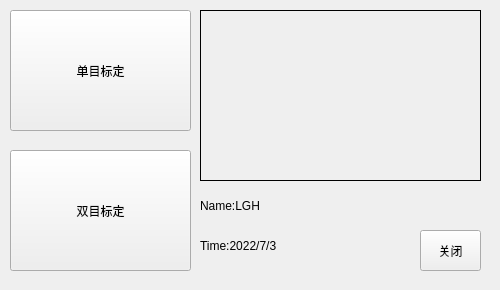
<?xml version="1.0" encoding="UTF-8"?>
<ui version="4.0">
 <class>camera</class>
 <widget class="QWidget" name="camera">
  <property name="geometry">
   <rect>
    <x>0</x>
    <y>0</y>
    <width>500</width>
    <height>290</height>
   </rect>
  </property>
  <property name="windowTitle">
   <string>camera</string>
  </property>
  <widget class="QPushButton" name="pushButtonsingle">
   <property name="geometry">
    <rect>
     <x>10</x>
     <y>10</y>
     <width>181</width>
     <height>121</height>
    </rect>
   </property>
   <property name="text">
    <string>单目标定</string>
   </property>
  </widget>
  <widget class="QPushButton" name="pushButtondouble">
   <property name="geometry">
    <rect>
     <x>10</x>
     <y>150</y>
     <width>181</width>
     <height>121</height>
    </rect>
   </property>
   <property name="text">
    <string>双目标定</string>
   </property>
  </widget>
  <widget class="QLabel" name="label_image">
   <property name="geometry">
    <rect>
     <x>200</x>
     <y>10</y>
     <width>281</width>
     <height>171</height>
    </rect>
   </property>
   <property name="frameShape">
    <enum>QFrame::Box</enum>
   </property>
   <property name="text">
    <string/>
   </property>
  </widget>
  <widget class="QPushButton" name="close">
   <property name="geometry">
    <rect>
     <x>420</x>
     <y>230</y>
     <width>61</width>
     <height>41</height>
    </rect>
   </property>
   <property name="text">
    <string>关闭</string>
   </property>
  </widget>
  <widget class="QLabel" name="label">
   <property name="geometry">
    <rect>
     <x>200</x>
     <y>190</y>
     <width>201</width>
     <height>31</height>
    </rect>
   </property>
   <property name="text">
    <string>Name:LGH</string>
   </property>
  </widget>
  <widget class="QLabel" name="label_2">
   <property name="geometry">
    <rect>
     <x>200</x>
     <y>230</y>
     <width>201</width>
     <height>31</height>
    </rect>
   </property>
   <property name="text">
    <string>Time:2022/7/3</string>
   </property>
  </widget>
 </widget>
 <resources/>
 <connections/>
</ui>
